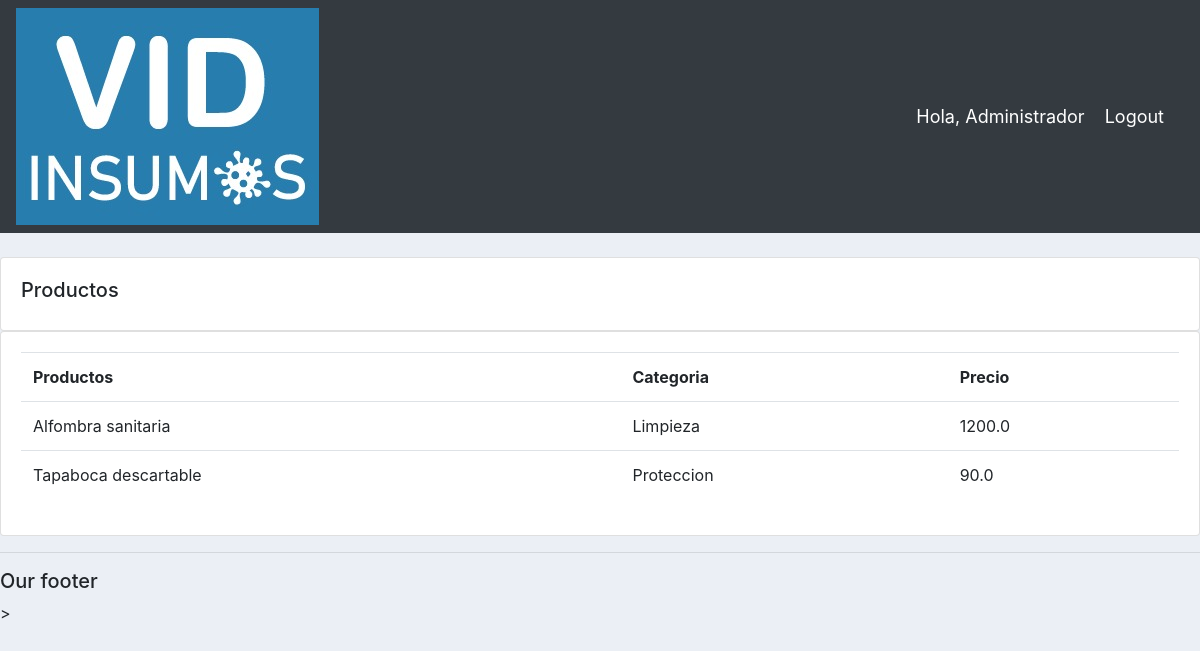
Screenshot of /productos/ (signed in) with the database file from the repository.
### accounts/models.py (models this page shows, shortened)
class Productos(models.Model):
    CATEGORIA = (
        ('Limpieza', 'Limpieza'),
        ('Proteccion','Proteccion'),
    )
    name = models.CharField(max_length=200, null=True)
    precio = models.FloatField(null=True)
    categoria = models.CharField(max_length=200, null=True, choices=CATEGORIA)
    marca = models.CharField(max_length=200, null=True)
    descripcion = models.CharField(max_length=200, null=True, blank=True)
    fecha_creacion = models.DateTimeField(auto_now_add=True, null=True)

### accounts/decorators.py (the view)
		def wrapper_func(request, *args, **kwargs):
			group = None
			if request.user.groups.exists():
				group = request.user.groups.all()[0].name
			if group in allowed_roles:
				return view_func(request, *args, **kwargs)
			else:
				return HttpResponse('You are not authorized to view this page')

### accounts/views.py (called while the page is built)
@login_required(login_url='login')
@allowed_users(allowed_roles=['Admin'])
def productos(request):
    productos = Productos.objects.all()
    return render(request, 'accounts/productos.html', {'productos': productos})

### accounts/templates/accounts/productos.html
{%  extends 'accounts/main.html' %}
{% block content %}
		<br>
		<div class="row">
			<div class="col-md">
				<div class="card card-body">
					<h5>Productos</h5>
				</div>
				<div class="card card-body">
					<table class="table">
						<tr>
							<th>Productos</th>
							<th>Categoria</th>
							<th>Precio</th>
						</tr>
						{% for i in productos %}
							<tr>
								<td> {{i.name}} </td>
								<td> {{i.categoria}} </td>
								<td> {{i.precio}} </td>
							</tr>
						{% endfor %}
					</table>
				</div>
			</div>
		</div>
{% endblock content %}

### accounts/templates/accounts/navbar.html (shortened to what this page needs)
{% load static  %}
<nav class="navbar navbar-expand-lg navbar-dark bg-dark">
  <img src="{% static 'images/vid_insumos_azul.jpeg' %}">
  <span class="hello-msg">Hola, {{ request.user }} </span>
  <span><a class="hello-msg" href="{% url 'logout' %}">Logout</a></span>
</nav>

### static/css/main.css (style rules this page uses)
body { background-color: #ebeff5; }

### accounts/templates/accounts/navbar.html (style rules this page uses)
.hello-msg { font-size: 18px; color: #fff; margin-right: 20px; }

### rows the page displays
Productos: name "Alfombra sanitaria", categoria "Limpieza", precio "1200.0"
Productos: name "Tapaboca descartable", categoria "Proteccion", precio "90.0"

### other values shown
{{ request.user }} "Administrador"
